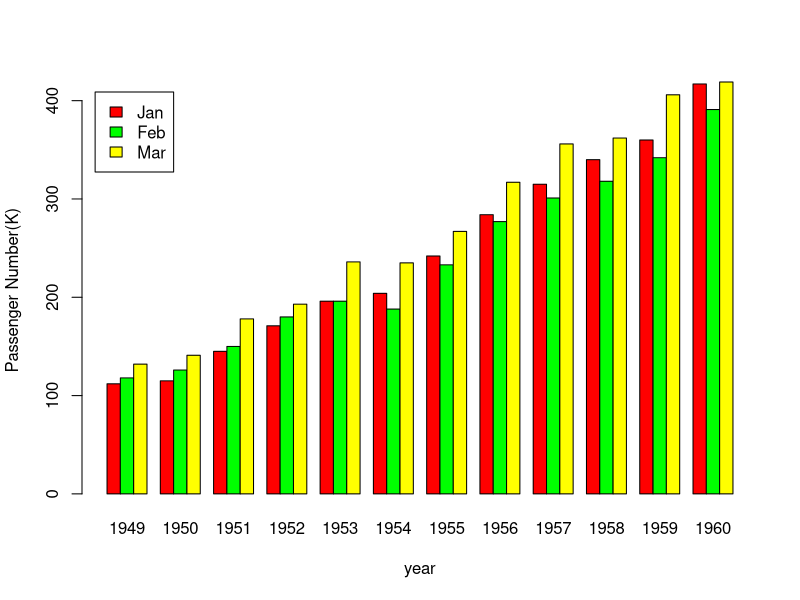

The R source for this figure:
#construct matrix
data = matrix(AirPassengers,nrow = 12,ncol = 12,byrow = T)
colnames(data) = c('Jan',"Feb","Mar","Apr","May","Jun","Jul","Aug","Sep","Oct","Nov","Dec")
rownames(data) = c('1949','1950','1951','1952','1953','1954','1955','1956','1957','1958','1959','1960')
dim(data)
head(data)

#abstract data
data.sub = t(data[,1:3])
head(data.sub)
barplot(data.sub,xlab = 'year',ylab = 'Passenger Number(K)', beside = T, 
        col = c('red','green','yellow'),legend.text = row.names(data.sub), args.legend = list(x=6))
